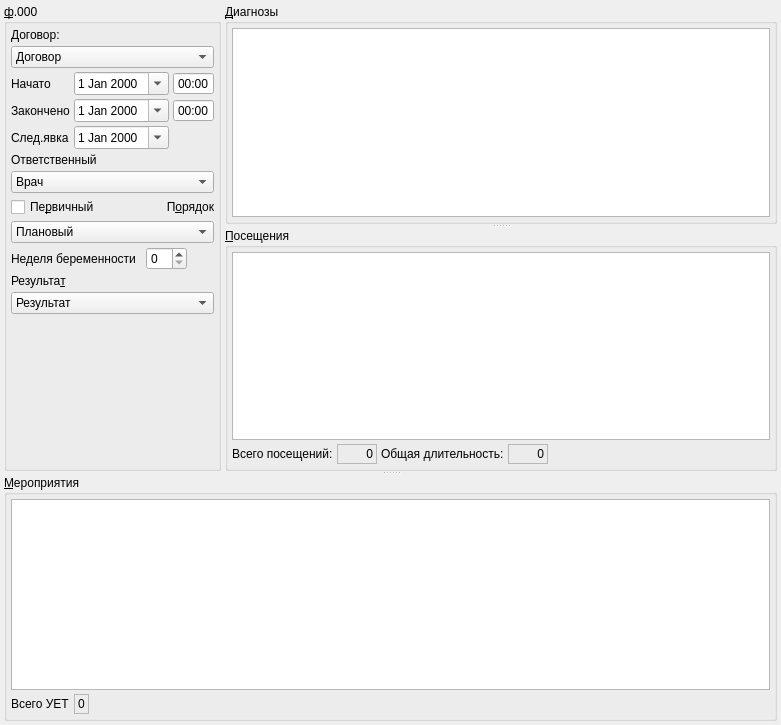
       <widget class="QWidget" name="tabToken">
        <attribute name="title">
         <string>Стат.&amp;учёт</string>
        </attribute>
        <layout class="QVBoxLayout" name="verticalLayout_7">
         <property name="spacing">
          <number>4</number>
         </property>
         <property name="leftMargin">
          <number>4</number>
         </property>
         <property name="topMargin">
          <number>4</number>
         </property>
         <property name="rightMargin">
          <number>4</number>
         </property>
         <property name="bottomMargin">
          <number>4</number>
         </property>
         <item>
          <widget class="QSplitter" name="splitter_2">
           <property name="orientation">
            <enum>Qt::Vertical</enum>
           </property>
           <widget class="QFrame" name="frameBaseDiagnosisesAndVisits">
            <property name="frameShape">
             <enum>QFrame::NoFrame</enum>
            </property>
            <property name="frameShadow">
             <enum>QFrame::Raised</enum>
            </property>
            <layout class="QHBoxLayout" name="horizontalLayout">
             <property name="spacing">
              <number>4</number>
             </property>
             <property name="leftMargin">
              <number>0</number>
             </property>
             <property name="topMargin">
              <number>0</number>
             </property>
             <property name="rightMargin">
              <number>0</number>
             </property>
             <property name="bottomMargin">
              <number>0</number>
             </property>
             <item>
              <widget class="QGroupBox" name="grpBase">
               <property name="sizePolicy">
                <sizepolicy hsizetype="Maximum" vsizetype="Preferred">
                 <horstretch>0</horstretch>
                 <verstretch>0</verstretch>
                </sizepolicy>
               </property>
               <property name="title">
                <string>&amp;ф.000</string>
               </property>
               <layout class="QGridLayout" name="gridLayout_2">
                <property name="leftMargin">
                 <number>4</number>
                </property>
                <property name="topMargin">
                 <number>4</number>
                </property>
                <property name="rightMargin">
                 <number>4</number>
                </property>
                <property name="bottomMargin">
                 <number>4</number>
                </property>
                <property name="spacing">
                 <number>4</number>
                </property>
                <item row="13" column="0" colspan="5">
                 <spacer>
                  <property name="orientation">
                   <enum>Qt::Vertical</enum>
                  </property>
                  <property name="sizeHint" stdset="0">
                   <size>
                    <width>16</width>
                    <height>20</height>
                   </size>
                  </property>
                 </spacer>
                </item>
                <item row="0" column="0" colspan="5">
                 <widget class="QLabel" name="lblContract">
                  <property name="text">
                   <string>Договор:</string>
                  </property>
                 </widget>
                </item>
                <item row="1" column="0" colspan="5">
                 <widget class="CContractComboBox" name="cmbContract">
                  <property name="whatsThis">
                   <string>номер, дата и основание договора в рамках которого производится осмотр</string>
                  </property>
                  <item>
                   <property name="text">
                    <string>Договор</string>
                   </property>
                  </item>
                 </widget>
                </item>
                <item row="2" column="0">
                 <widget class="QLabel" name="lblBegDate">
                  <property name="sizePolicy">
                   <sizepolicy hsizetype="Maximum" vsizetype="Preferred">
                    <horstretch>0</horstretch>
                    <verstretch>0</verstretch>
                   </sizepolicy>
                  </property>
                  <property name="text">
                   <string>Начато</string>
                  </property>
                  <property name="buddy">
                   <cstring>edtBegDate</cstring>
                  </property>
                 </widget>
                </item>
                <item row="3" column="0">
                 <widget class="QLabel" name="lblEndDate">
                  <property name="sizePolicy">
                   <sizepolicy hsizetype="Maximum" vsizetype="Preferred">
                    <horstretch>0</horstretch>
                    <verstretch>0</verstretch>
                   </sizepolicy>
                  </property>
                  <property name="text">
                   <string>Закончено</string>
                  </property>
                  <property name="buddy">
                   <cstring>edtEndDate</cstring>
                  </property>
                 </widget>
                </item>
                <item row="4" column="0">
                 <widget class="QLabel" name="lblNextDate">
                  <property name="sizePolicy">
                   <sizepolicy hsizetype="Maximum" vsizetype="Preferred">
                    <horstretch>0</horstretch>
                    <verstretch>0</verstretch>
                   </sizepolicy>
                  </property>
                  <property name="text">
                   <string>След.явка</string>
                  </property>
                  <property name="buddy">
                   <cstring>edtNextDate</cstring>
                  </property>
                 </widget>
                </item>
                <item row="5" column="0" colspan="5">
                 <widget class="QLabel" name="lblPerson">
                  <property name="text">
                   <string>Ответственный</string>
                  </property>
                  <property name="buddy">
                   <cstring>cmbPerson</cstring>
                  </property>
                 </widget>
                </item>
                <item row="6" column="0" colspan="5">
                 <widget class="CPersonComboBoxEx" name="cmbPerson">
                  <property name="whatsThis">
                   <string>врач отвечающий за осмотр (терапевт)</string>
                  </property>
                  <item>
                   <property name="text">
                    <string>Врач</string>
                   </property>
                  </item>
                 </widget>
                </item>
                <item row="7" column="0" colspan="3">
                 <widget class="QCheckBox" name="chkPrimary">
                  <property name="sizePolicy">
                   <sizepolicy hsizetype="Maximum" vsizetype="Fixed">
                    <horstretch>0</horstretch>
                    <verstretch>0</verstretch>
                   </sizepolicy>
                  </property>
                  <property name="text">
                   <string>Пе&amp;рвичный</string>
                  </property>
                 </widget>
                </item>
                <item row="7" column="3" colspan="2">
                 <widget class="QLabel" name="lblOrder">
                  <property name="text">
                   <string>П&amp;орядок</string>
                  </property>
                  <property name="alignment">
                   <set>Qt::AlignRight|Qt::AlignTrailing|Qt::AlignVCenter</set>
                  </property>
                  <property name="buddy">
                   <cstring>cmbOrder</cstring>
                  </property>
                 </widget>
                </item>
                <item row="8" column="0" colspan="5">
                 <widget class="CROComboBox" name="cmbOrder">
                  <item>
                   <property name="text">
                    <string>Плановый</string>
                   </property>
                  </item>
                  <item>
                   <property name="text">
                    <string>Экстренный</string>
                   </property>
                  </item>
                  <item>
                   <property name="text">
                    <string>Самотёком</string>
                   </property>
                  </item>
                  <item>
                   <property name="text">
                    <string>Принудительный</string>
                   </property>
                  </item>
                  <item>
                   <property name="text">
                    <string>Внутренний перевод</string>
                   </property>
                  </item>
                  <item>
                   <property name="text">
                    <string>Неотложная</string>
                   </property>
                  </item>
                 </widget>
                </item>
                <item row="12" column="0" colspan="5">
                 <widget class="CRBComboBox" name="cmbResult">
                  <property name="whatsThis">
                   <string>результат осмотра</string>
                  </property>
                  <item>
                   <property name="text">
                    <string>Результат</string>
                   </property>
                  </item>
                 </widget>
                </item>
                <item row="11" column="0" colspan="5">
                 <widget class="QLabel" name="lblResult">
                  <property name="text">
                   <string>Результа&amp;т</string>
                  </property>
                  <property name="alignment">
                   <set>Qt::AlignLeading|Qt::AlignLeft|Qt::AlignVCenter</set>
                  </property>
                  <property name="buddy">
                   <cstring>cmbResult</cstring>
                  </property>
                 </widget>
                </item>
                <item row="2" column="1" colspan="4">
                 <widget class="QFrame" name="frmBegDateTime">
                  <property name="sizePolicy">
                   <sizepolicy hsizetype="Maximum" vsizetype="Preferred">
                    <horstretch>0</horstretch>
                    <verstretch>0</verstretch>
                   </sizepolicy>
                  </property>
                  <property name="frameShape">
                   <enum>QFrame::NoFrame</enum>
                  </property>
                  <property name="frameShadow">
                   <enum>QFrame::Plain</enum>
                  </property>
                  <property name="lineWidth">
                   <number>0</number>
                  </property>
                  <layout class="QHBoxLayout" name="horizontalLayout_3">
                   <property name="spacing">
                    <number>4</number>
                   </property>
                   <property name="leftMargin">
                    <number>0</number>
                   </property>
                   <property name="topMargin">
                    <number>0</number>
                   </property>
                   <property name="rightMargin">
                    <number>0</number>
                   </property>
                   <property name="bottomMargin">
                    <number>0</number>
                   </property>
                   <item>
                    <widget class="CDateEdit" name="edtBegDate">
                     <property name="sizePolicy">
                      <sizepolicy hsizetype="Maximum" vsizetype="Fixed">
                       <horstretch>0</horstretch>
                       <verstretch>0</verstretch>
                      </sizepolicy>
                     </property>
                     <property name="whatsThis">
                      <string>дата начала осмотра</string>
                     </property>
                     <property name="calendarPopup">
                      <bool>true</bool>
                     </property>
                    </widget>
                   </item>
                   <item>
                    <widget class="QTimeEdit" name="edtBegTime">
                     <property name="buttonSymbols">
                      <enum>QAbstractSpinBox::NoButtons</enum>
                     </property>
                     <property name="displayFormat">
                      <string>HH:mm</string>
                     </property>
                    </widget>
                   </item>
                  </layout>
                 </widget>
                </item>
                <item row="3" column="1" colspan="4">
                 <widget class="QFrame" name="frmEndDateTime">
                  <property name="sizePolicy">
                   <sizepolicy hsizetype="Maximum" vsizetype="Preferred">
                    <horstretch>0</horstretch>
                    <verstretch>0</verstretch>
                   </sizepolicy>
                  </property>
                  <property name="frameShape">
                   <enum>QFrame::NoFrame</enum>
                  </property>
                  <property name="frameShadow">
                   <enum>QFrame::Plain</enum>
                  </property>
                  <property name="lineWidth">
                   <number>0</number>
                  </property>
                  <layout class="QHBoxLayout" name="horizontalLayout_4">
                   <property name="spacing">
                    <number>4</number>
                   </property>
                   <property name="leftMargin">
                    <number>0</number>
                   </property>
                   <property name="topMargin">
                    <number>0</number>
                   </property>
                   <property name="rightMargin">
                    <number>0</number>
                   </property>
                   <property name="bottomMargin">
                    <number>0</number>
                   </property>
                   <item>
                    <widget class="CDateEdit" name="edtEndDate">
                     <property name="sizePolicy">
                      <sizepolicy hsizetype="Maximum" vsizetype="Fixed">
                       <horstretch>0</horstretch>
                       <verstretch>0</verstretch>
                      </sizepolicy>
                     </property>
                     <property name="whatsThis">
                      <string>дата окончания осмотра</string>
                     </property>
                     <property name="calendarPopup">
                      <bool>true</bool>
                     </property>
                    </widget>
                   </item>
                   <item>
                    <widget class="QTimeEdit" name="edtEndTime">
                     <property name="buttonSymbols">
                      <enum>QAbstractSpinBox::NoButtons</enum>
                     </property>
                     <property name="displayFormat">
                      <string>HH:mm</string>
                     </property>
                    </widget>
                   </item>
                  </layout>
                 </widget>
                </item>
                <item row="4" column="1" colspan="4">
                 <widget class="QFrame" name="frmNextDateTime">
                  <property name="sizePolicy">
                   <sizepolicy hsizetype="Maximum" vsizetype="Preferred">
                    <horstretch>0</horstretch>
                    <verstretch>0</verstretch>
                   </sizepolicy>
                  </property>
                  <property name="frameShape">
                   <enum>QFrame::NoFrame</enum>
                  </property>
                  <property name="frameShadow">
                   <enum>QFrame::Plain</enum>
                  </property>
                  <property name="lineWidth">
                   <number>0</number>
                  </property>
                  <layout class="QHBoxLayout" name="horizontalLayout_5">
                   <property name="spacing">
                    <number>4</number>
                   </property>
                   <property name="leftMargin">
                    <number>0</number>
                   </property>
                   <property name="topMargin">
                    <number>0</number>
                   </property>
                   <property name="rightMargin">
                    <number>0</number>
                   </property>
                   <property name="bottomMargin">
                    <number>0</number>
                   </property>
                   <item>
                    <widget class="CDateEdit" name="edtNextDate">
                     <property name="sizePolicy">
                      <sizepolicy hsizetype="Maximum" vsizetype="Fixed">
                       <horstretch>0</horstretch>
                       <verstretch>0</verstretch>
                      </sizepolicy>
                     </property>
                     <property name="calendarPopup">
                      <bool>true</bool>
                     </property>
                    </widget>
                   </item>
                  </layout>
                 </widget>
                </item>
                <item row="9" column="3" colspan="2">
                 <widget class="QSpinBox" name="edtPregnancyWeek">
                  <property name="sizePolicy">
                   <sizepolicy hsizetype="Maximum" vsizetype="Fixed">
                    <horstretch>0</horstretch>
                    <verstretch>0</verstretch>
                   </sizepolicy>
                  </property>
                  <property name="maximum">
                   <number>44</number>
                  </property>
                 </widget>
                </item>
                <item row="9" column="0" colspan="3">
                 <widget class="QLabel" name="lblPregnancyWeek">
                  <property name="sizePolicy">
                   <sizepolicy hsizetype="Maximum" vsizetype="Preferred">
                    <horstretch>0</horstretch>
                    <verstretch>0</verstretch>
                   </sizepolicy>
                  </property>
                  <property name="text">
                   <string>Неделя беременности</string>
                  </property>
                  <property name="buddy">
                   <cstring>edtPregnancyWeek</cstring>
                  </property>
                 </widget>
                </item>
               </layout>
              </widget>
             </item>
             <item>
              <widget class="QSplitter" name="splitter">
               <property name="orientation">
                <enum>Qt::Vertical</enum>
               </property>
               <property name="childrenCollapsible">
                <bool>false</bool>
               </property>
               <widget class="QGroupBox" name="grplFinalDiagnostics">
                <property name="title">
                 <string>&amp;Диагнозы</string>
                </property>
                <layout class="QGridLayout" name="gridLayout_3">
                 <property name="leftMargin">
                  <number>4</number>
                 </property>
                 <property name="topMargin">
                  <number>4</number>
                 </property>
                 <property name="rightMargin">
                  <number>4</number>
                 </property>
                 <property name="bottomMargin">
                  <number>4</number>
                 </property>
                 <property name="spacing">
                  <number>4</number>
                 </property>
                 <item row="0" column="0">
                  <widget class="CInDocTableView" name="tblFinalDiagnostics"/>
                 </item>
                </layout>
               </widget>
               <widget class="QGroupBox" name="groupBox">
                <property name="title">
                 <string>&amp;Посещения</string>
                </property>
                <layout class="QGridLayout" name="gridLayout_5">
                 <property name="leftMargin">
                  <number>4</number>
                 </property>
                 <property name="topMargin">
                  <number>4</number>
                 </property>
                 <property name="rightMargin">
                  <number>4</number>
                 </property>
                 <property name="bottomMargin">
                  <number>4</number>
                 </property>
                 <property name="spacing">
                  <number>4</number>
                 </property>
                 <item row="0" column="0" colspan="5">
                  <widget class="CInDocTableView" name="tblVisits"/>
                 </item>
                 <item row="1" column="0">
                  <widget class="QLabel" name="lblVisitsCount">
                   <property name="text">
                    <string>Всего посещений:</string>
                   </property>
                  </widget>
                 </item>
                 <item row="1" column="1">
                  <widget class="QLabel" name="lblVisitsCountValue">
                   <property name="sizePolicy">
                    <sizepolicy hsizetype="Preferred" vsizetype="Preferred">
                     <horstretch>0</horstretch>
                     <verstretch>0</verstretch>
                    </sizepolicy>
                   </property>
                   <property name="minimumSize">
                    <size>
                     <width>40</width>
                     <height>0</height>
                    </size>
                   </property>
                   <property name="frameShape">
                    <enum>QFrame::StyledPanel</enum>
                   </property>
                   <property name="frameShadow">
                    <enum>QFrame::Sunken</enum>
                   </property>
                   <property name="text">
                    <string>0</string>
                   </property>
                   <property name="alignment">
                    <set>Qt::AlignRight|Qt::AlignTrailing|Qt::AlignVCenter</set>
                   </property>
                  </widget>
                 </item>
                 <item row="1" column="2">
                  <widget class="QLabel" name="lblVisitsDuration">
                   <property name="text">
                    <string>Общая длительность:</string>
                   </property>
                  </widget>
                 </item>
                 <item row="1" column="3">
                  <widget class="QLabel" name="lblVisitsDurationValue">
                   <property name="minimumSize">
                    <size>
                     <width>40</width>
                     <height>0</height>
                    </size>
                   </property>
                   <property name="frameShape">
                    <enum>QFrame::StyledPanel</enum>
                   </property>
                   <property name="frameShadow">
                    <enum>QFrame::Sunken</enum>
                   </property>
                   <property name="text">
                    <string>0</string>
                   </property>
                   <property name="alignment">
                    <set>Qt::AlignRight|Qt::AlignTrailing|Qt::AlignVCenter</set>
                   </property>
                  </widget>
                 </item>
                 <item row="1" column="4">
                  <spacer>
                   <property name="orientation">
                    <enum>Qt::Horizontal</enum>
                   </property>
                   <property name="sizeHint" stdset="0">
                    <size>
                     <width>40</width>
                     <height>20</height>
                    </size>
                   </property>
                  </spacer>
                 </item>
                </layout>
               </widget>
              </widget>
             </item>
            </layout>
           </widget>
           <widget class="QGroupBox" name="grpActions">
            <property name="title">
             <string>&amp;Мероприятия</string>
            </property>
            <layout class="QVBoxLayout" name="verticalLayout">
             <property name="spacing">
              <number>4</number>
             </property>
             <property name="leftMargin">
              <number>4</number>
             </property>
             <property name="topMargin">
              <number>4</number>
             </property>
             <property name="rightMargin">
              <number>4</number>
             </property>
             <property name="bottomMargin">
              <number>4</number>
             </property>
             <item>
              <widget class="CInDocTableView" name="tblActions">
               <property name="sizePolicy">
                <sizepolicy hsizetype="Expanding" vsizetype="Expanding">
                 <horstretch>0</horstretch>
                 <verstretch>20</verstretch>
                </sizepolicy>
               </property>
              </widget>
             </item>
             <item>
              <widget class="QFrame" name="frmTotalUet">
               <property name="frameShape">
                <enum>QFrame::NoFrame</enum>
               </property>
               <property name="frameShadow">
                <enum>QFrame::Plain</enum>
               </property>
               <layout class="QHBoxLayout" name="horizontalLayout_2">
                <property name="spacing">
                 <number>4</number>
                </property>
                <property name="leftMargin">
                 <number>0</number>
                </property>
                <property name="topMargin">
                 <number>0</number>
                </property>
                <property name="rightMargin">
                 <number>0</number>
                </property>
                <property name="bottomMargin">
                 <number>0</number>
                </property>
                <item>
                 <widget class="QLabel" name="lblTotalUet">
                  <property name="text">
                   <string>Всего УЕТ</string>
                  </property>
                 </widget>
                </item>
                <item>
                 <widget class="QLabel" name="lblShowTotalUet">
                  <property name="frameShape">
                   <enum>QFrame::StyledPanel</enum>
                  </property>
                  <property name="frameShadow">
                   <enum>QFrame::Sunken</enum>
                  </property>
                  <property name="text">
                   <string>0</string>
                  </property>
                 </widget>
                </item>
                <item>
                 <spacer name="horizontalSpacer">
                  <property name="orientation">
                   <enum>Qt::Horizontal</enum>
                  </property>
                  <property name="sizeHint" stdset="0">
                   <size>
                    <width>681</width>
                    <height>20</height>
                   </size>
                  </property>
                 </spacer>
                </item>
               </layout>
              </widget>
             </item>
            </layout>
           </widget>
          </widget>
         </item>
        </layout>
       </widget>
